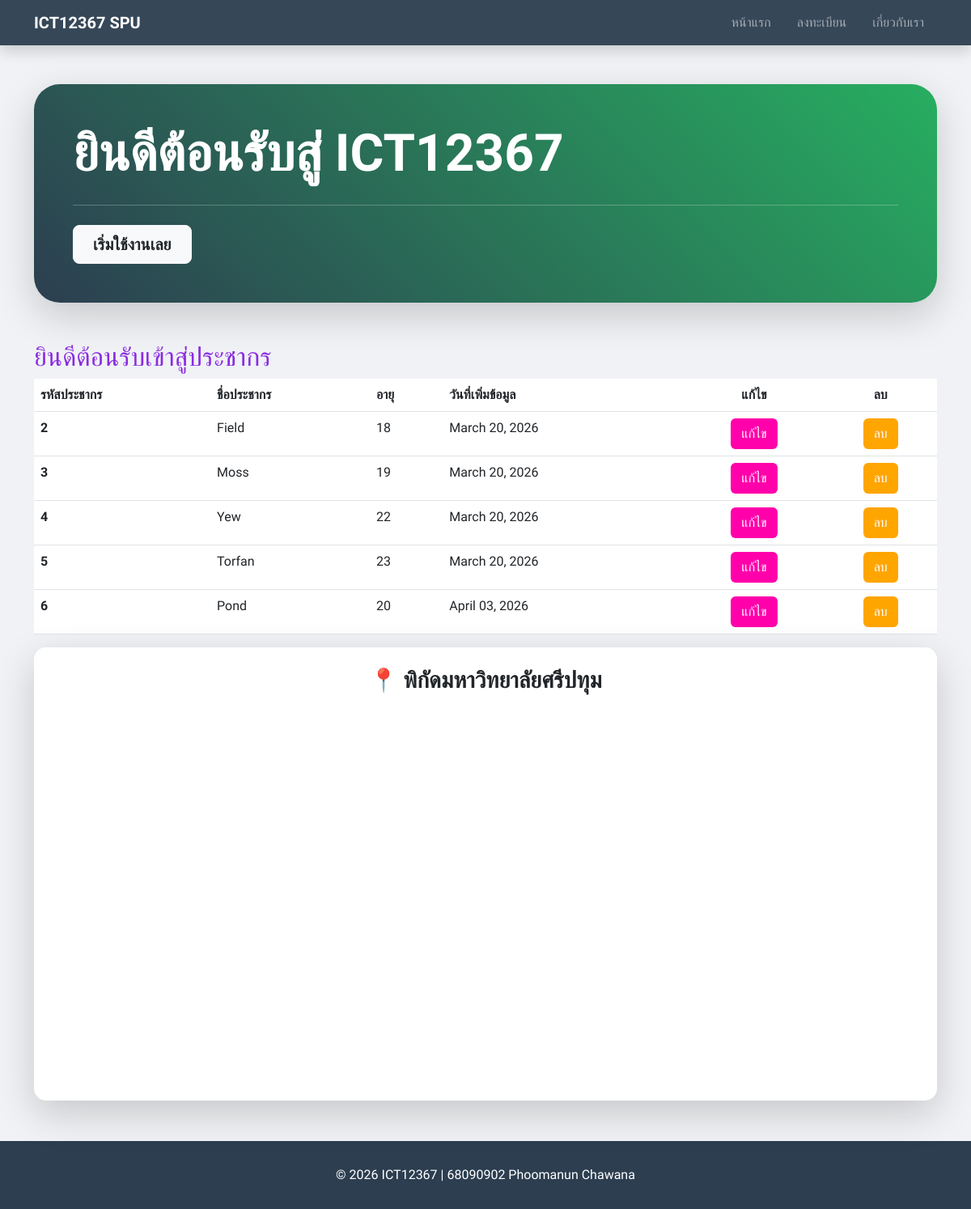
The page / on the database its author committed.
### myapp/models.py (models this page shows, shortened)
class Person(models.Model):
    name = models.CharField(max_length=100)
    age = models.IntegerField()
    date = models.DateField(auto_now_add=True)

### myapp/views.py (the view)
# urls.py: path('',views.index, name='index'),
def index(request):
    all_person = Person.objects.all()
    return render(request, 'index.html', {"all_person": all_person})

### myapp/templates/index.html (shortened to what this page needs)
{% extends "base.html" %}
{% block content %}
<div class="p-5 mb-5 text-white rounded-5 shadow-lg" style="background: linear-gradient(45deg, #2c3e50, #27ae60);">
    <h1 class="display-3 fw-bold">ยินดีต้อนรับสู่ ICT12367</h1>
    <hr class="my-4">
    <a href="/form/" class="btn btn-light btn-lg px-4 fw-bold text-dark">เริ่มใช้งานเลย</a>
</div>
<h2 style="color: blueviolet;">ยินดีต้อนรับเข้าสู่ประชากร</h2>
<table class="table table-hover">
    <thead>
        <tr>
            <th scope="col">รหัสประชากร</th>
            <th scope="col">ชื่อประชากร</th>
            <th scope="col">อายุ</th>
            <th scope="col">วันที่เพิ่มข้อมูล</th> <th scope="col" class="text-center">แก้ไข</th>
            <th scope="col" class="text-center">ลบ</th>
        </tr>
    </thead>
    <tbody>
        {% for person in all_person %}
        <tr>
            <th scope="row">{{person.id}}</th>
            <td>{{person.name}}</td>
            <td>{{person.age}}</td>
            <td>{{person.date|date:"F d, Y"}}</td>
            <td class="text-center">
                <a href="/edit/{{ person.id }}/" class="btn text-white" style="background-color: rgb(255, 0, 170);">แก้ไข</a>
            </td>
            <td class="text-center">
                <a href="/delete/{{ person.id }}/" class="btn text-white" style="background-color: orange;">ลบ</a>
            </td>
        </tr>
        {% endfor %}
    </tbody>
</table>
<div class="card shadow-lg">
    <div class="card-body p-0 overflow-hidden" style="border-radius: 15px;">
        <div class="p-4 bg-white"><h3 class="text-center mb-0 fw-bold">📍 พิกัดมหาวิทยาลัยศรีปทุม</h3></div>
        <div class="ratio ratio-21x9">
            <iframe src="https://www.google.com/maps/embed?pb=!1m18!1m12!1m3!1d30989.52671047315!2d100.5879296!3d13.8575872!2m3!1f0!2f0!3f0!3m2!1i1024!2i768!4f13.1!3m3!1m2!1s0x30e29d3b2deb49ff%3A0xd2ed4165c39645cc!2z4Lih4Lir4Liy4Lin4Li04LiX4Lii4Liy4Lil4Lix4Lii4Lio4Lij4Li14Lib4LiX4Li44Lih!5e0!3m2!1sth!2sth!4v1771924562775!5m2!1sth!2sth" width="600" height="450" style="border:0;" allowfullscreen="" loading="lazy"></iframe>
        </div>
    </div>
</div>
{% endblock %}

### myapp/templates/base.html (shortened to what this page needs)
<!DOCTYPE html>
<html lang="th">
<head>
    <link href="https://cdn.jsdelivr.net/npm/bootstrap@5.3.0/dist/css/bootstrap.min.css" rel="stylesheet">
</head>
<body>
    <nav class="navbar navbar-expand-lg navbar-dark sticky-top shadow">
        <div class="container">
            <a class="navbar-brand fw-bold" href="/">ICT12367 SPU</a>
            <div class="navbar-nav ms-auto">
                <a class="nav-link px-3" href="/">หน้าแรก</a>
                <a class="nav-link px-3" href="/form">ลงทะเบียน</a>
                <a class="nav-link px-3" href="/about">เกี่ยวกับเรา</a>
            </div>
        </div>
    </nav>
    <div class="container mt-5" style="min-height: 80vh;">
        {% block content %}{% endblock %}
    </div>
    <footer class="text-center">
        <p class="mb-0">© 2026 ICT12367 | 68090902 Phoomanun Chawana</p>
    </footer>
</body>
</html>

### myapp/templates/base.html (style rules this page uses)
:root { --primary-color: #2c3e50; --accent-color: #27ae60; }
body { font-family: 'Sarabun', sans-serif; background-color: #f0f2f5; color: #333; }
.navbar { background: rgba(44, 62, 80, 0.95) !important; backdrop-filter: blur(10px); }
.card { border-radius: 15px; border: none; transition: transform 0.3s; }
footer { background: var(--primary-color); color: white; padding: 30px 0; margin-top: 50px; }

### rows shown on the page
Person: id "2", name "Field", age "18", date "March 20, 2026"
Person: id "3", name "Moss", age "19", date "March 20, 2026"
Person: id "4", name "Yew", age "22", date "March 20, 2026"
Person: id "5", name "Torfan", age "23", date "March 20, 2026"
Person: id "6", name "Pond", age "20", date "April 03, 2026"
